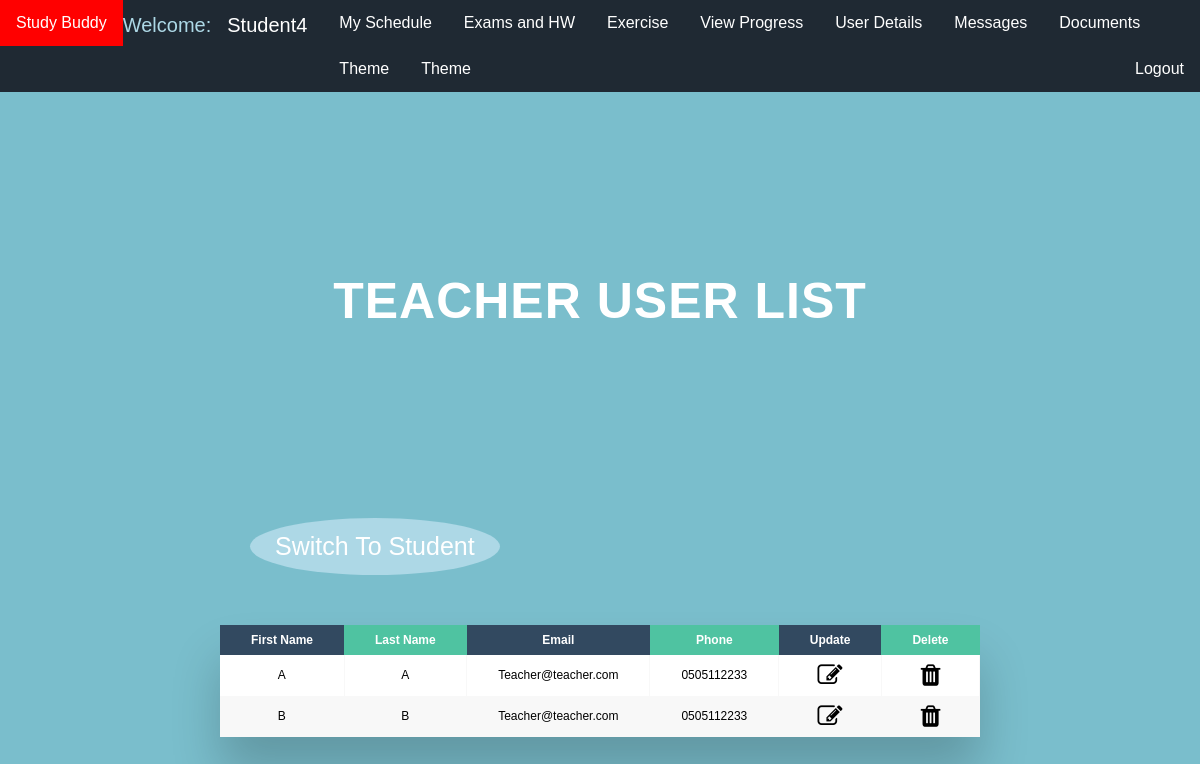
Page /school/teacher_details/ (signed in) on the committed database.
### StudyBuddy/models.py (models this page shows, shortened)
class TeacherForm(models.Model):
    user = models.OneToOneField(User, null=True, on_delete=models.CASCADE)
    phone = models.CharField("phone", max_length=10)
    subjects = models.CharField("subjects", max_length=80)
    theme = models.IntegerField(default=0)

### StudyBuddy/views.py (the view)
# urls.py: path("school/teacher_details/", views.teacher_details, name="teacher_details"),
def teacher_details(request):
    teachers = TeacherExtra.objects.all()
    return render(request, '../templates/school/teacher_view.html', {'teachers': teachers})

### templates/school/teacher_view.html (shortened to what this page needs)
{% extends 'school/schoolHome.html' %}
{% load static %}
{% block title %}
    <head>
        <link type="text/css" rel="stylesheet" href="{% static 'styles/userList.css' %}" />
        <link rel="stylesheet" href="https://cdnjs.cloudflare.com/ajax/libs/font-awesome/4.7.0/css/font-awesome.min.css">
    </head>
    <h2 style="text-align: center; font-size: 50px">Teacher User List</h2>{% endblock %}
{% block content %}
    <a class="switch-user-view" href="{% url 'user_details' %}"> Switch To Student </a>
    <div id="teacher" class="table-wrapper">
        <table class="fl-table">
            <thead>
            <tr>
                <th>First Name</th>
                <th>Last Name</th>
                <th>Email</th>
                <th>Phone</th>
                <th>Update</th>
                <th>Delete</th>
            </tr>
            </thead>
            <tbody>
                {% for t in teachers %}
                    <tr>
                        <td> {{t.user.first_name }}</td>
                        <td> {{t.user.last_name}}</td>
                        <td> {{t.user.email}}</td>
                        <td> {{t.phone }}</td>
                        <td><a class="" href="{% url 'teacher_update_from_school' t.id %}">  <i style="font-size: 25px; color: black" class="fa fa-edit"></i> </a></td>
                        <td><a class="" href="{% url 'delete-teacher-from-school' t.id  %}">  <i style="font-size: 25px; color: black" class="fa fa-trash"></i> </a></td>
                    </tr>
                {% endfor %}
        </table>
    </div>
{% endblock %}

### templates/navbase.html (shortened to what this page needs)
{% load static %}
<!DOCTYPE html>
<html lang="en">
<head>
    <link id="myStyleSheet" type="text/css" href="{% static 'styles/navBase.css' %}" rel="stylesheet">
</head>
<body>
<nav style="width: 100%;">
    <ul>
        {% if user.is_authenticated %}
            {% if user.is_superuser %}
                <li><a href="{% url 'schoolHome' %}" class="navbar-brand">Study Buddy</a></li>
                <li style="font-size: 20px;color: lightblue;"> Welcome:<a href="{% url 'schoolHome' %}" class="dropbtn">{{user.username|title}}</a></li>
                <li><a href="{% url 'school_news' %}" class="news-btn">News</a></li>
                <li class="dropdown">
                <a href="javascript:void(0)" class="dropbtn">Register</a>
                <div class="dropdown-content">
                    <a class="reg-teacher-btn" type="submit" href="{% url 'register_teacher' %}">Teacher</a>
                    <a class="reg-student-btn" type="submit" href="{% url 'register_student' %}">Student</a>
                </div>
                </li>
                <li><a href="{% url 'user_details' %}" class="details-btn">User Details</a></li>
                <li><a href="#" class="progress-btn">Students Progress</a></li>
                <li><a href="#" class="schedule-btn">Schedule</a></li>
                <li class="dropdown">
                <a href="javascript:void(0)" class="dropbtn">Class</a>
                <div class="dropdown-content">
                    <a class="reg-teacher-btn" type="submit" href="{% url 'create_class' %}">Create Class</a>
                    <a class="reg-teacher-btn" type="submit" href="{% url 'view_class_list' %}">View Class List</a>
                </div>
                </li>
                <li class="dropdown">
                    <a href="javascript:void(0)" class="dropbtn">Messages</a>
                    <div class="dropdown-content">
                        <a class="view-msg-btn" type="submit" href="#">View User Messages</a>
                        <a class="send-msg-btn" type="submit" href="#">Send System Message</a>
                    </div>
                </li>
                <li><a href="#" class="documents-btn">Documents</a></li>
            {% else %}
                {% if user.is_staff %}
                    <li><a href="{% url 'teacherHome' %}" class="navbar-brand">Study Buddy</a></li>
                    <li style="font-size: 20px;color: lightblue"> Welcome:<a href="{% url 'teacherHome' %}" class="dropbtn">{{user.username|title}}</a></li>
                    <li><a href="{% url 'teacherSchedule' %}" class="schedule-btn">Schedule</a></li>
                    <li><a href="{% url 'view_t_classes' %}" class="my-classes-btn">My Classes</a></li>
                    <li><a href="{% url 'add_exercise' %}" class="add-exercise-btn">Add Exercise</a></li>
                    <li><a href="#" class="progress-btn">View Progress</a></li>
                    <li><a href="{% url 'teacher_update_from_teacher' user.id %}" class="details-btn">User Details</a></li>
                    <li class="dropdown">
                        <a href="javascript:void(0)" class="dropbtn">Messages</a>
                        <div class="dropdown-content">
                            <a class="view-msg-btn" type="submit" href="#">View Messages</a>
                            <a class="send-msg-btn" type="submit" href="#">Send Message</a>
                        </div>
                    </li>
                {% else %}
                    <li><a href="{% url 'studentHome' %}" class="navbar-brand">Study Buddy</a></li>
                    <li style="font-size: 20px;color: lightblue"> Welcome:<a href="{% url 'studentHome' %}" class="dropbtn">{{user.username|title}}</a></li>
                    <li><a href="{% url 'studentSchedule' %}" class="schedule-btn">My Schedule</a></li>
                    <li><a href="#" class="exams-hw-btn">Exams and HW</a></li>
                    <li><a href="#" class="exercise-btn">Exercise</a></li>
                    <li><a href="#" class="progress-btn">View Progress</a></li>
                    <li><a href="{% url 'student_update_from_student' user.id %}" class="details-btn">User Details</a></li>
                    <li class="dropdown">
                        <a href="javascript:void(0)" class="dropbtn">Messages</a>
                    </li>
                    <li><a href="#" class="documents-btn">Documents</a></li>
                    <li><a href="#" class="theme-btn">Theme</a></li>
                {% endif %}
            {% endif %}
        {% else %}
            <li><a href="{% url 'home' %}" class="navbar-brand">Study Buddy</a></li>
        {% endif %}
        <li class="dropdown">
            <a href="javascript:void(0)" class="dropbtn">Theme</a>
        </li>
        {% if not user.is_authenticated %}
            <div class="login-logout-btn-container">
                <li> <a type="submit" class="login-btn" href="{% url 'login' %}">Login</a> </li>
            </div>
        {% else %}
            <div class="login-logout-btn-container">
                <li>  <a type="submit" class="logout-btn" href="{% url 'logout' %}">Logout</a> </li>
            </div>
        {% endif %}
    </ul>
</nav>
</body>
</html>

### static/styles/navbase.css (style rules this page uses)
body { background-size: cover; margin: 0; background: #7abecc !important; }
ul { list-style-type: none; margin: 0; padding: 0; overflow: hidden; background-color: #1F2933; }
li { float: left; }
li a, .dropbtn { display: inline-block; color: white; text-align: center; padding: 14px 16px; text-decoration: none; }
li.dropdown { display: inline-block; }
nav { display: inline; }
.login-logout-btn-container { float: right; }

### static/styles/schoolStyles/schoolHome.css (style rules this page uses)
html { margin: 0; padding: 0; height: 100%; background: #7abecc !important; }
body { background: #7abecc !important; }
* { box-sizing: border-box; }
table { width: 100%; }
th { width: 30%; }

### static/styles/userList.css (style rules this page uses)
* { box-sizing: border-box; -webkit-box-sizing: border-box; -moz-box-sizing: border-box; }
body { font-family: Helvetica; -webkit-font-smoothing: antialiased; background: rgba( 71, 147, 227, 1); }
h2 { text-align: center; font-size: 18px; text-transform: uppercase; letter-spacing: 1px; color: white; padding: 30px 0; }
.table-wrapper { margin: 10px 70px 70px; box-shadow: 0px 35px 50px rgba( 0, 0, 0, 0.2 ); margin-top: 50px; }
.fl-table { border-radius: 5px; font-size: 12px; font-weight: normal; border: none; border-collapse: collapse; width: 100%; max-width: 100%; white-space: nowrap; background-color: white; }
.fl-table td, .fl-table th { text-align: center; padding: 8px; width: 5%; }
.fl-table td { border-right: 1px solid #f8f8f8; font-size: 12px; }
.fl-table thead th { color: #ffffff; background: #4FC3A1; }
.fl-table thead th:nth-child(odd) { color: #ffffff; background: #324960; }
.fl-table tr:nth-child(even) { background: #F8F8F8; }
.switch-user-view { background-color: lightblue; color: white; padding: 14px 25px; text-align: center; text-decoration: none; display: inline-block; border-radius: 50%; margin-left: 100px; }

### rows in the picture
TeacherForm: user.first_name "A", user.last_name "A", user.email "Teacher@teacher.com", phone "0505112233"
TeacherForm: user.first_name "B", user.last_name "B", user.email "Teacher@teacher.com", phone "0505112233"

### other values in the picture
{{ user.username|title }} "Student4"
